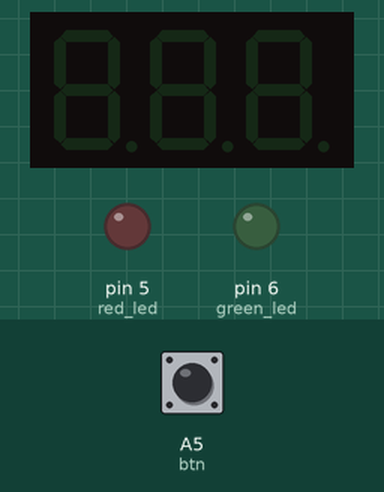
Recording of a sketch running on a simulated Arduino Uno, built with avr-gcc and run on an emulated ATmega328P. Parts: 3-digit seven-segment display, output pins drawn as LEDs (lit = HIGH). Wiring (inferred from the names in the program): 3-digit 7-segment display, segments lit when HIGH: segments pin 13, pin 11, pin 8, pin 9, pin 10, pin 12, pin 7; digit selects pin 1, pin 2, pin 3. Dashed ring = blinking. Inputs (shaded band) come from the test bench; at power-on: A5 (btn) HIGH. Random numbers use the default seed unless the sketch sets one; the segment pins are drawn as the display they are named for; pins used as bus, display or sensor lines are not drawn.

Above: at 1.2 s.
1.3 s: A5 (btn) pulled LOW for 0.15 s
At 10.77 s:
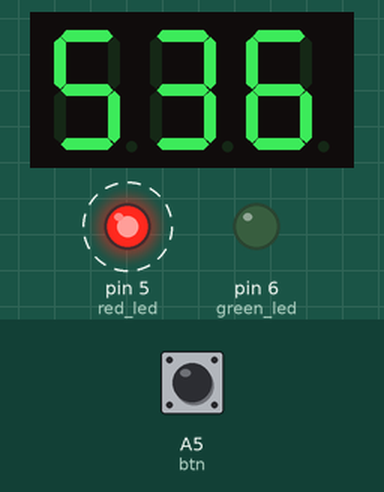
At 12.3 s:
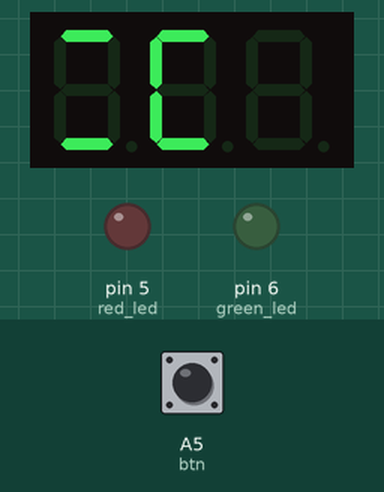
Timing chart, 0 to 13.8 s (numbered marks = the images above; inputs shaded):
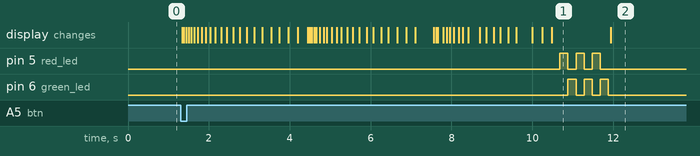

The sketch:

src.ino
```cpp
const int a = 13;
const int b = 11;
const int c = 8;
const int d = 9;
const int e = 10;
const int f = 12;
const int g = 7;

const int dig1 = 1;
const int dig2 = 2;
const int dig3 = 3;

const int red_led = 5;
const int green_led = 6;

const int btn = A5;

const int segments[7] = {a, b, c, d, e, f, g};
const int digits[3] = {dig1, dig2, dig3};

const bool numbers[10][7] = {
  {1, 1, 1, 1, 1, 1, 0},  // 0
  {0, 1, 1, 0, 0, 0, 0},  // 1
  {1, 1, 0, 1, 1, 0, 1},  // 2
  {1, 1, 1, 1, 0, 0, 1},  // 3
  {0, 1, 1, 0, 0, 1, 1},  // 4
  {1, 0, 1, 1, 0, 1, 1},  // 5
  {1, 0, 1, 1, 1, 1, 1},  // 6
  {1, 1, 1, 0, 0, 0, 0},  // 7
  {1, 1, 1, 1, 1, 1, 1},  // 8
  {1, 1, 1, 1, 0, 1, 1}   // 9
};

void clearDigits() {

  for (int i = 0; i < 4; i++) {digitalWrite(digits[i], HIGH);}
}

void clearSegments() {

  for (int i = 0; i < 7; i++) {digitalWrite(segments[i], LOW);}
}

void showDigit(int digit, int number) {

  clearDigits();
  clearSegments();

  for (int i = 0; i < 7; i++) {digitalWrite(segments[i], numbers[number][i]);}

  digitalWrite(digits[digit], LOW);

  delay(2);
}

void refreshDigits(int values[], int count) {

  for (int i = 0; i < count; i++) {showDigit(i, values[i]);}
}

int randomSlotNumber() {

  int symbols[] = {
    1, 1, 1,
    2, 2, 2,
    3, 3, 3,
    4, 4, 4,
    5, 5, 5,
    6, 6,
    7, 7
  };

  int size = sizeof(symbols) / sizeof(symbols[0]);
  return symbols[random(0, size)];
}

int rollDigit(int digit, int values[], int previousCount) {

  int result;

  for (int i = 0; i < 22; i++) {

    result = randomSlotNumber();

    int speed = 35 + i * 10;
    unsigned long start = millis();

    while (millis() - start < speed) {refreshDigits(values, previousCount); showDigit(digit, result);}
  }
  return result;
}

void showFinalNumbers(int values[]) {

  unsigned long start = millis();

  while (millis() - start < 1200) {refreshDigits(values, 3);}
}

void showJackpot() {

  unsigned long start = millis();

  while (millis() - start < 2500) {showDigit(0, 7); showDigit(1, 7); showDigit(2, 7);}
}

void showWin() {

  unsigned long start = millis();

  while (millis() - start < 2000) {

    // eyes
    clearDigits();
    clearSegments();

    digitalWrite(a, HIGH);
    digitalWrite(d, HIGH);

    digitalWrite(dig1, LOW);
    delay(2);

    // smile
    clearDigits();
    clearSegments();

    digitalWrite(a, HIGH);
    digitalWrite(b, HIGH);
    digitalWrite(c, HIGH);
    digitalWrite(d, HIGH);

    digitalWrite(dig2, LOW);
    delay(2);
  }
}

void showLose() {

  unsigned long start = millis();

  while (millis() - start < 2000) {

    // eyes
    clearDigits();
    clearSegments();

    digitalWrite(a, HIGH);
    digitalWrite(d, HIGH);

    digitalWrite(dig1, LOW);
    delay(2);


    // inverted smile
    clearDigits();
    clearSegments();

    digitalWrite(a, HIGH);
    digitalWrite(f, HIGH);
    digitalWrite(e, HIGH);
    digitalWrite(d, HIGH);

    digitalWrite(dig2, LOW);
    delay(2);
  }
}

void clearDisplay() {clearDigits(); clearSegments();}

void jackpot() {

  int values[3];
  // first num
  values[0] = rollDigit(0, values, 0);
  // second num
  values[1] = rollDigit(1, values, 1);
  //third num
  values[2] = rollDigit(2, values, 2);
  // result
  blinkLEDs(values);

  if (values[0] == 7 && values[1] == 7 && values[2] == 7) {
    //JACKPOT!!!
    showJackpot();
  }
  else if (values[0] == values[1] && values[1] == values[2]) {showWin();}
  else {showLose();}

  clearDisplay();
}

void blinkLEDs(int values[]) {

  unsigned long start = millis();
  unsigned long previous = 0;

  bool state = false;

  while (millis() - start < 1200) {

    refreshDigits(values, 3);

    if (millis() - previous >= 200) {
      previous = millis();
      state = !state;

      digitalWrite(red_led, state);
      digitalWrite(green_led, !state);
    }
  }
  digitalWrite(red_led, LOW);
  digitalWrite(green_led, LOW);
}

void setup() {

  for (int i = 0; i < 7; i++) {pinMode(segments[i], OUTPUT);}
  for (int i = 0; i < 3; i++) {pinMode(digits[i], OUTPUT);}

  pinMode(btn, INPUT_PULLUP);
  pinMode(red_led, OUTPUT);
  pinMode(green_led, OUTPUT);

  clearDigits();
  clearSegments();

  randomSeed(analogRead(A0));
}

void loop() {

  if (digitalRead(btn) == LOW) {
    jackpot();
    //debounce
    while (digitalRead(btn) == LOW) {delay(10);}

    delay(500);
  }
}
```

Measured:
- after the input at 1.3 s, pin 5 (red_led): alternates HIGH for 0.20 s and LOW for 0.20 s, 6 changes in all, then stays LOW, starting after 9.4 s; pin 6 (green_led): alternates HIGH for 0.20 s and LOW for 0.20 s, 6 changes in all, then stays LOW, starting after 9.6 s; the display: first changes at once (image 1 shows a later state)
